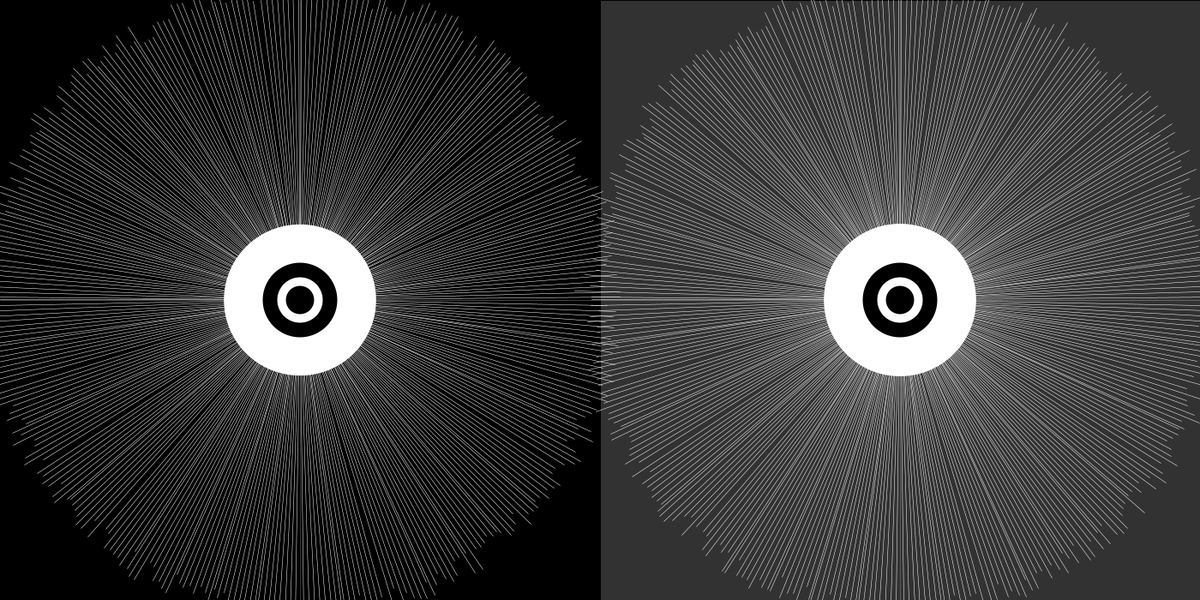
Frame 1 (no input)
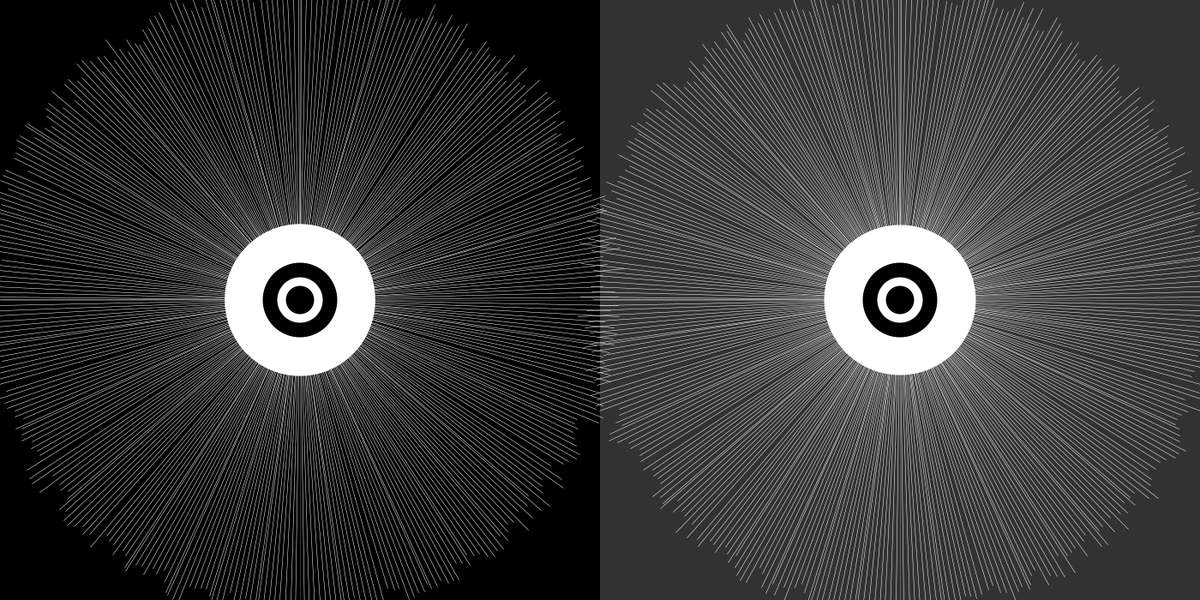
Frame 60 (the mouse pressed at the canvas centre just before this capture)
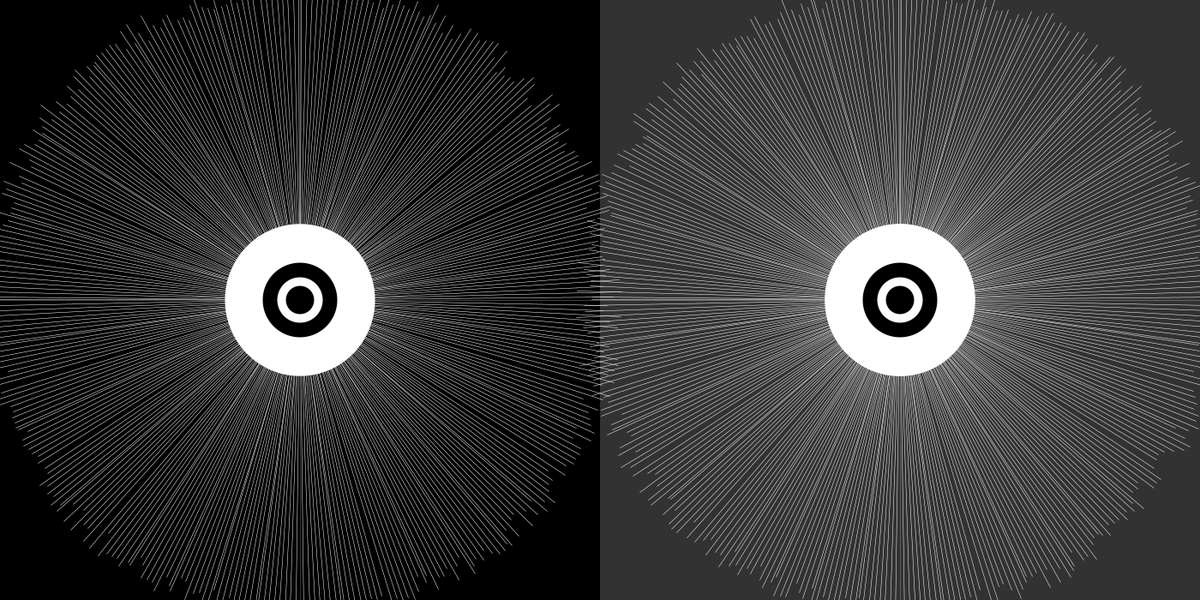
Frame 120 (the mouse held since frame 60 and released just before this capture)

The Processing sketch that drew these frames (run headless with seeded random() and noise(); from frame 60 on, the mouse is pressed at the canvas centre):

// Processing sketch: radiationEyes
// ── radiationEyes.pde
void setup(){
  size(1400,700);
  frameRate(7);
}

void draw(){
  // background
  fill(0);
  rect(0,0,width/2,height);
  fill(50);
  rect(width/2,0,width/2,height);
  
  int[] origin1 = {width/4,height/2};
  int[] origin2 = {3*width/4,height/2};
  
  // axis lines
  stroke(255);
  strokeWeight(0.2);
  line(0,origin1[1],width,origin1[1]);
  line(origin1[0], 0, origin1[0] ,height);
  line(origin2[0], 0, origin2[0] ,height);
  
  // angles
  float equipartition = random(33,36);
  float angle = 360 / equipartition;

  // first eye
  translate(origin1[0],origin1[1]);
  stroke(255);
  strokeWeight(0.5);
  for (int i = 1; i <= 360; i+=1){
    float innerR = random(42,48);
    float outerR = random(width/4,width/4+30);
    
    float x0 = innerR * cos(i);
    float y0 = innerR * sin(i);
    float xf = outerR * cos(i);
    float yf = outerR * sin(i);
    line(x0,y0,xf,yf);
  }
  fill(255);
  noStroke();
  ellipse(0,0,width/8 + random(3),width/8+random(3));
  fill(0); 
  ellipse(0,0,width/16,width/16);
  fill(255);
  ellipse(0,0,width/32+10,width/32+10);
  fill(0);
  ellipse(0,0,width/32-10,width/32-10);


  // second eye
  translate(-origin1[0],-origin1[1]);
  translate(origin2[0],origin2[1]);
  
  stroke(255);
  strokeWeight(0.5);
  for (int i = 1; i <= 360; i+=1){
    float innerR = random(42,48);
    float outerR = random(width/4,width/4+30);
    
    float x0 = innerR * cos(i);
    float y0 = innerR * sin(i);
    float xf = outerR * cos(i);
    float yf = outerR * sin(i);
    line(x0,y0,xf,yf);
  }
  fill(255);
  noStroke();
  ellipse(0,0,width/8 + random(3),width/8+random(3));
  fill(0); 
  ellipse(0,0,width/16,width/16);
  fill(255);
  ellipse(0,0,width/32+10,width/32+10);
  fill(0);
  ellipse(0,0,width/32-10,width/32-10);

  
}
